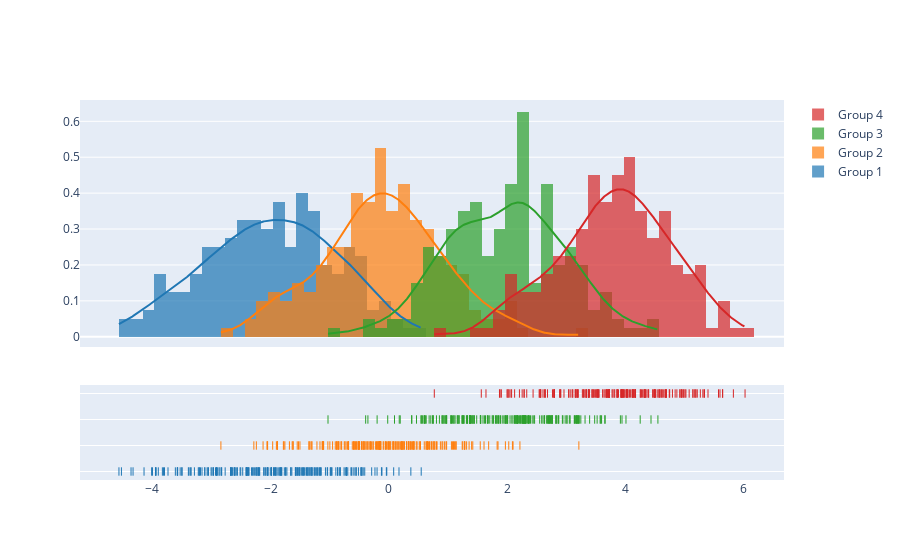

The notebook cell this image was saved under:
### Code cell
import plotly.figure_factory as ff

# Add histogram data
x1 = np.random.randn(200) - 2
x2 = np.random.randn(200)
x3 = np.random.randn(200) + 2
x4 = np.random.randn(200) + 4

# Group data together
hist_data = [x1, x2, x3, x4]

group_labels = ['Group 1', 'Group 2', 'Group 3', 'Group 4']

# Create distplot with custom bin_size
fig = ff.create_distplot(hist_data, group_labels, bin_size=.2)
fig.show()

### Figure 1 — Plotly figure (JSON) as saved in the notebook; plotly's stock layout.template omitted (floating-point values rounded to 4 significant figures; data arrays with more than 128 entries replaced by an {"elided": "..."} marker saying what was removed)
{"data": [{"autobinx": false, "histnorm": "probability density", "legendgroup": "Group 1", "marker": {"color": "rgb(31, 119, 180)"}, "name": "Group 1", "opacity": 0.7, "type": "histogram", "x": {"elided": "200 float values"}, "xaxis": "x", "xbins": {"end": 0.5466, "size": 0.2, "start": -4.565}, "yaxis": "y"}, {"autobinx": false, "histnorm": "probability density", "legendgroup": "Group 2", "marker": {"color": "rgb(255, 127, 14)"}, "name": "Group 2", "opacity": 0.7, "type": "histogram", "x": {"elided": "200 float values"}, "xaxis": "x", "xbins": {"end": 3.212, "size": 0.2, "start": -2.841}, "yaxis": "y"}, {"autobinx": false, "histnorm": "probability density", "legendgroup": "Group 3", "marker": {"color": "rgb(44, 160, 44)"}, "name": "Group 3", "opacity": 0.7, "type": "histogram", "x": {"elided": "200 float values"}, "xaxis": "x", "xbins": {"end": 4.549, "size": 0.2, "start": -1.029}, "yaxis": "y"}, {"autobinx": false, "histnorm": "probability density", "legendgroup": "Group 4", "marker": {"color": "rgb(214, 39, 40)"}, "name": "Group 4", "opacity": 0.7, "type": "histogram", "x": {"elided": "200 float values"}, "xaxis": "x", "xbins": {"end": 6.023, "size": 0.2, "start": 0.7682}, "yaxis": "y"}, {"legendgroup": "Group 1", "marker": {"color": "rgb(31, 119, 180)"}, "mode": "lines", "name": "Group 1", "showlegend": false, "type": "scatter", "x": {"elided": "500 float values"}, "xaxis": "x", "y": {"elided": "500 float values"}, "yaxis": "y"}, {"legendgroup": "Group 2", "marker": {"color": "rgb(255, 127, 14)"}, "mode": "lines", "name": "Group 2", "showlegend": false, "type": "scatter", "x": {"elided": "500 float values"}, "xaxis": "x", "y": {"elided": "500 float values"}, "yaxis": "y"}, {"legendgroup": "Group 3", "marker": {"color": "rgb(44, 160, 44)"}, "mode": "lines", "name": "Group 3", "showlegend": false, "type": "scatter", "x": {"elided": "500 float values"}, "xaxis": "x", "y": {"elided": "500 float values"}, "yaxis": "y"}, {"legendgroup": "Group 4", "marker": {"color": "rgb(214, 39, 40)"}, "mode": "lines", "name": "Group 4", "showlegend": false, "type": "scatter", "x": {"elided": "500 float values"}, "xaxis": "x", "y": {"elided": "500 float values"}, "yaxis": "y"}, {"legendgroup": "Group 1", "marker": {"color": "rgb(31, 119, 180)", "symbol": "line-ns-open"}, "mode": "markers", "name": "Group 1", "showlegend": false, "type": "scatter", "x": {"elided": "200 float values"}, "xaxis": "x", "y": {"elided": "200 str values"}, "yaxis": "y2"}, {"legendgroup": "Group 2", "marker": {"color": "rgb(255, 127, 14)", "symbol": "line-ns-open"}, "mode": "markers", "name": "Group 2", "showlegend": false, "type": "scatter", "x": {"elided": "200 float values"}, "xaxis": "x", "y": {"elided": "200 str values"}, "yaxis": "y2"}, {"legendgroup": "Group 3", "marker": {"color": "rgb(44, 160, 44)", "symbol": "line-ns-open"}, "mode": "markers", "name": "Group 3", "showlegend": false, "type": "scatter", "x": {"elided": "200 float values"}, "xaxis": "x", "y": {"elided": "200 str values"}, "yaxis": "y2"}, {"legendgroup": "Group 4", "marker": {"color": "rgb(214, 39, 40)", "symbol": "line-ns-open"}, "mode": "markers", "name": "Group 4", "showlegend": false, "type": "scatter", "x": {"elided": "200 float values"}, "xaxis": "x", "y": {"elided": "200 str values"}, "yaxis": "y2"}], "layout": {"barmode": "overlay", "hovermode": "closest", "legend": {"traceorder": "reversed"}, "xaxis": {"anchor": "y2", "domain": [0.0, 1.0], "zeroline": false}, "yaxis": {"anchor": "free", "domain": [0.35, 1], "position": 0.0}, "yaxis2": {"anchor": "x", "domain": [0, 0.25], "dtick": 1, "showticklabels": false}}}
